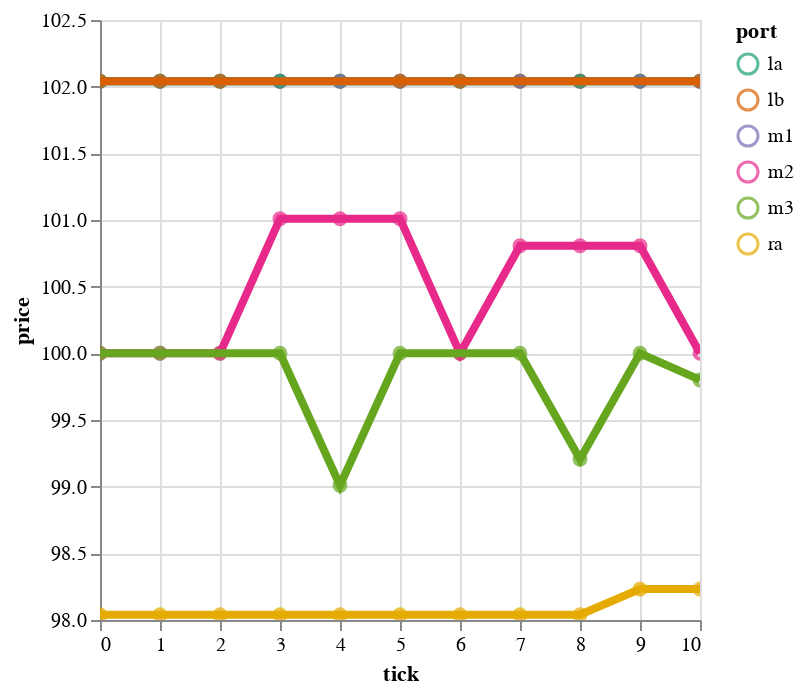

Write notebook code for a chart like this one.
### Code cell
analysis.plot_prices_by_port(markets)

### Figure 1 — Vega-Lite specification as saved in the notebook (floating-point values rounded to 4 significant figures)
{"config": {"view": {"continuousWidth": 300, "continuousHeight": 300}}, "layer": [{"mark": {"type": "point"}, "encoding": {"color": {"field": "port", "scale": {"scheme": "dark2"}, "type": "ordinal"}, "x": {"field": "tick", "type": "quantitative"}, "y": {"field": "price", "scale": {"zero": false}, "type": "quantitative"}}, "name": "view_2"}, {"mark": {"type": "line", "size": 4}, "encoding": {"color": {"field": "port", "scale": {"scheme": "dark2"}, "type": "ordinal"}, "x": {"field": "tick", "type": "quantitative"}, "y": {"field": "price", "scale": {"zero": false}, "type": "quantitative"}}, "transform": [{"loess": "price", "on": "tick", "bandwidth": 0.1, "groupby": ["port"]}]}], "data": {"name": "data-64d9be2526006bb1f5aee59d621f7dbf"}, "params": [{"name": "param_3", "select": {"type": "interval", "encodings": ["x", "y"]}, "bind": "scales", "views": ["view_2"]}], "$schema": "https://vega.github.io/schema/vega-lite/v5.8.0.json", "datasets": {"data-64d9be2526006bb1f5aee59d621f7dbf": [{"consumption": 100.0, "good": "Wheat", "port": "ra", "price": 98.04, "production": 100.0, "supply": 1020.0, "tick": 0}, {"consumption": 100.0, "good": "Wheat", "port": "m1", "price": 102.0, "production": 100.0, "supply": 980.0, "tick": 0}, {"consumption": 100.0, "good": "Wheat", "port": "m2", "price": 100.0, "production": 100.0, "supply": 1000.0, "tick": 0}, {"consumption": 100.0, "good": "Wheat", "port": "la", "price": 102.0, "production": 100.0, "supply": 980.0, "tick": 0}, {"consumption": 100.0, "good": "Wheat", "port": "lb", "price": 102.0, "production": 100.0, "supply": 980.0, "tick": 0}, {"consumption": 100.0, "good": "Wheat", "port": "m3", "price": 100.0, "production": 100.0, "supply": 1000.0, "tick": 0}, {"consumption": 100.0, "good": "Wheat", "port": "ra", "price": 98.04, "production": 100.0, "supply": 1020.0, "tick": 1}, {"consumption": 100.0, "good": "Wheat", "port": "m1", "price": 102.0, "production": 100.0, "supply": 980.0, "tick": 1}, {"consumption": 100.0, "good": "Wheat", "port": "m2", "price": 100.0, "production": 100.0, "supply": 1000.0, "tick": 1}, {"consumption": 100.0, "good": "Wheat", "port": "la", "price": 102.0, "production": 100.0, "supply": 980.0, "tick": 1}, {"consumption": 100.0, "good": "Wheat", "port": "m3", "price": 100.0, "production": 100.0, "supply": 1000.0, "tick": 1}, {"consumption": 100.0, "good": "Wheat", "port": "lb", "price": 102.0, "production": 100.0, "supply": 980.0, "tick": 1}, {"consumption": 100.0, "good": "Wheat", "port": "m1", "price": 102.0, "production": 100.0, "supply": 980.0, "tick": 2}, {"consumption": 100.0, "good": "Wheat", "port": "la", "price": 102.0, "production": 100.0, "supply": 980.0, "tick": 2}, {"consumption": 100.0, "good": "Wheat", "port": "m3", "price": 100.0, "production": 100.0, "supply": 1000.0, "tick": 2}, {"consumption": 100.0, "good": "Wheat", "port": "ra", "price": 98.04, "production": 100.0, "supply": 1020.0, "tick": 2}, {"consumption": 100.0, "good": "Wheat", "port": "lb", "price": 102.0, "production": 100.0, "supply": 980.0, "tick": 2}, {"consumption": 100.0, "good": "Wheat", "port": "m2", "price": 100.0, "production": 100.0, "supply": 1000.0, "tick": 2}, {"consumption": 100.0, "good": "Wheat", "port": "ra", "price": 98.04, "production": 100.0, "supply": 1020.0, "tick": 3}, {"consumption": 100.0, "good": "Wheat", "port": "lb", "price": 102.0, "production": 100.0, "supply": 980.0, "tick": 3}, {"consumption": 100.0, "good": "Wheat", "port": "m3", "price": 100.0, "production": 100.0, "supply": 1000.0, "tick": 3}, {"consumption": 100.0, "good": "Wheat", "port": "m1", "price": 102.0, "production": 100.0, "supply": 980.0, "tick": 3}, {"consumption": 100.0, "good": "Wheat", "port": "la", "price": 102.0, "production": 100.0, "supply": 980.0, "tick": 3}, {"consumption": 100.0, "good": "Wheat", "port": "m2", "price": 101.0, "production": 100.0, "supply": 990.0, "tick": 3}, {"consumption": 100.0, "good": "Wheat", "port": "lb", "price": 102.0, "production": 100.0, "supply": 980.0, "tick": 4}, {"consumption": 100.0, "good": "Wheat", "port": "ra", "price": 98.04, "production": 100.0, "supply": 1020.0, "tick": 4}, {"consumption": 100.0, "good": "Wheat", "port": "m2", "price": 101.0, "production": 100.0, "supply": 990.0, "tick": 4}, {"consumption": 100.0, "good": "Wheat", "port": "la", "price": 102.0, "production": 100.0, "supply": 980.0, "tick": 4}, {"consumption": 100.0, "good": "Wheat", "port": "m1", "price": 102.0, "production": 100.0, "supply": 980.0, "tick": 4}, {"consumption": 100.0, "good": "Wheat", "port": "m3", "price": 99.01, "production": 100.0, "supply": 1010.0, "tick": 4}, {"consumption": 100.0, "good": "Wheat", "port": "la", "price": 102.0, "production": 100.0, "supply": 980.0, "tick": 5}, {"consumption": 100.0, "good": "Wheat", "port": "m1", "price": 102.0, "production": 100.0, "supply": 980.0, "tick": 5}, {"consumption": 100.0, "good": "Wheat", "port": "ra", "price": 98.04, "production": 100.0, "supply": 1020.0, "tick": 5}, {"consumption": 100.0, "good": "Wheat", "port": "m2", "price": 101.0, "production": 100.0, "supply": 990.0, "tick": 5}, {"consumption": 100.0, "good": "Wheat", "port": "m3", "price": 100.0, "production": 100.0, "supply": 1000.0, "tick": 5}, {"consumption": 100.0, "good": "Wheat", "port": "lb", "price": 102.0, "production": 100.0, "supply": 980.0, "tick": 5}, {"consumption": 100.0, "good": "Wheat", "port": "ra", "price": 98.04, "production": 100.0, "supply": 1020.0, "tick": 6}, {"consumption": 100.0, "good": "Wheat", "port": "m3", "price": 100.0, "production": 100.0, "supply": 1000.0, "tick": 6}, {"consumption": 100.0, "good": "Wheat", "port": "m1", "price": 102.0, "production": 100.0, "supply": 980.0, "tick": 6}, {"consumption": 100.0, "good": "Wheat", "port": "la", "price": 102.0, "production": 100.0, "supply": 980.0, "tick": 6}, {"consumption": 100.0, "good": "Wheat", "port": "lb", "price": 102.0, "production": 100.0, "supply": 980.0, "tick": 6}, {"consumption": 100.0, "good": "Wheat", "port": "m2", "price": 100.0, "production": 100.0, "supply": 1000.0, "tick": 6}, {"consumption": 100.0, "good": "Wheat", "port": "m3", "price": 100.0, "production": 100.0, "supply": 1000.0, "tick": 7}, {"consumption": 100.0, "good": "Wheat", "port": "la", "price": 102.0, "production": 100.0, "supply": 980.0, "tick": 7}, {"consumption": 100.0, "good": "Wheat", "port": "lb", "price": 102.0, "production": 100.0, "supply": 980.0, "tick": 7}, {"consumption": 100.0, "good": "Wheat", "port": "m1", "price": 102.0, "production": 100.0, "supply": 980.0, "tick": 7}, {"consumption": 100.0, "good": "Wheat", "port": "ra", "price": 98.04, "production": 100.0, "supply": 1020.0, "tick": 7}, {"consumption": 100.0, "good": "Wheat", "port": "m2", "price": 100.8, "production": 100.0, "supply": 992.0, "tick": 7}, {"consumption": 100.0, "good": "Wheat", "port": "m1", "price": 102.0, "production": 100.0, "supply": 980.0, "tick": 8}, {"consumption": 100.0, "good": "Wheat", "port": "lb", "price": 102.0, "production": 100.0, "supply": 980.0, "tick": 8}, {"consumption": 100.0, "good": "Wheat", "port": "m2", "price": 100.8, "production": 100.0, "supply": 992.0, "tick": 8}, {"consumption": 100.0, "good": "Wheat", "port": "ra", "price": 98.04, "production": 100.0, "supply": 1020.0, "tick": 8}, {"consumption": 100.0, "good": "Wheat", "port": "m3", "price": 99.21, "production": 100.0, "supply": 1008.0, "tick": 8}, {"consumption": 100.0, "good": "Wheat", "port": "la", "price": 102.0, "production": 100.0, "supply": 980.0, "tick": 8}, {"consumption": 100.0, "good": "Wheat", "port": "m3", "price": 100.0, "production": 100.0, "supply": 1000.0, "tick": 9}, {"consumption": 100.0, "good": "Wheat", "port": "m2", "price": 100.8, "production": 100.0, "supply": 992.0, "tick": 9}, {"consumption": 100.0, "good": "Wheat", "port": "lb", "price": 102.0, "production": 100.0, "supply": 980.0, "tick": 9}, {"consumption": 100.0, "good": "Wheat", "port": "la", "price": 102.0, "production": 100.0, "supply": 980.0, "tick": 9}, {"consumption": 100.0, "good": "Wheat", "port": "m1", "price": 102.0, "production": 100.0, "supply": 980.0, "tick": 9}, {"consumption": 100.0, "good": "Wheat", "port": "ra", "price": 98.23, "production": 100.0, "supply": 1018.0, "tick": 9}, {"consumption": 100.0, "good": "Wheat", "port": "la", "price": 102.0, "production": 100.0, "supply": 980.0, "tick": 10}, {"consumption": 100.0, "good": "Wheat", "port": "m3", "price": 99.8, "production": 100.0, "supply": 1002.0, "tick": 10}, {"consumption": 100.0, "good": "Wheat", "port": "m1", "price": 102.0, "production": 100.0, "supply": 980.0, "tick": 10}, {"consumption": 100.0, "good": "Wheat", "port": "lb", "price": 102.0, "production": 100.0, "supply": 980.0, "tick": 10}, {"consumption": 100.0, "good": "Wheat", "port": "ra", "price": 98.23, "production": 100.0, "supply": 1018.0, "tick": 10}, {"consumption": 100.0, "good": "Wheat", "port": "m2", "price": 100.0, "production": 100.0, "supply": 1000.0, "tick": 10}]}}
